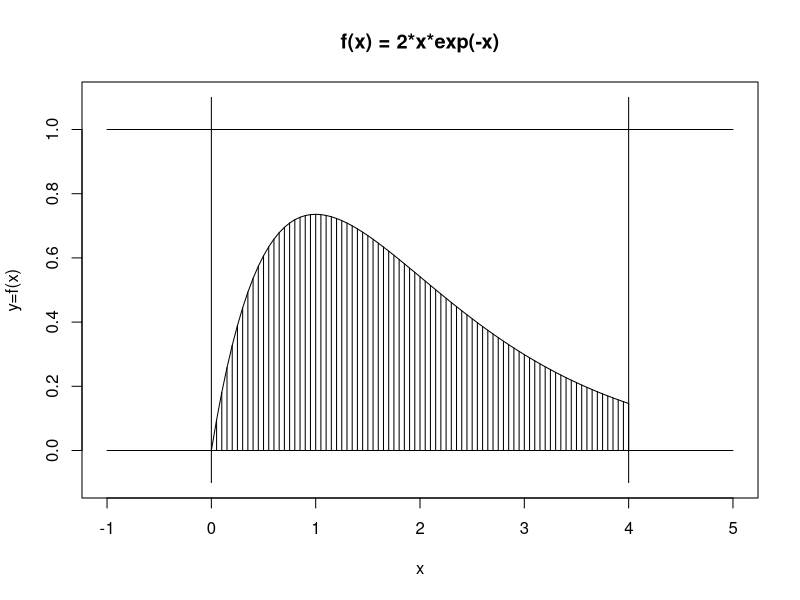

Write the R code that produced this figure.
# hit and miss

plot(c(-1,5), c(-0.1,1.1), type="n", xlab='x', ylab='y=f(x)')
lines(c(-1,5),c(0,0))
lines(c(-1,5),c(1,1))
lines(c(0,0),c(-0.1,1.1))
lines(c(4,4),c(-0.1,1.1))
x <- seq(0,4,.05)
y <- 2*x*exp(-x)
lines(x,y)
for (i in 1:length(x)) lines(c(x[i], x[i]),c(0,y[i]))
title('f(x) = 2*x*exp(-x)')
